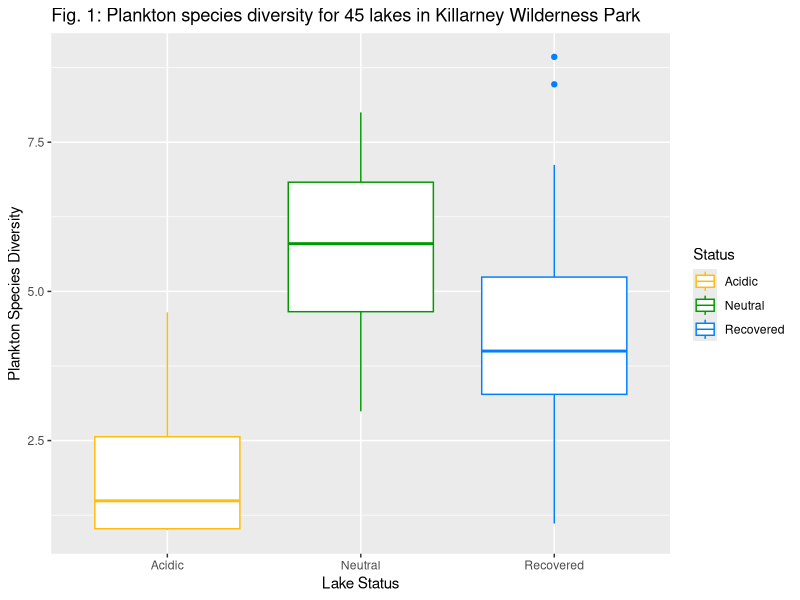
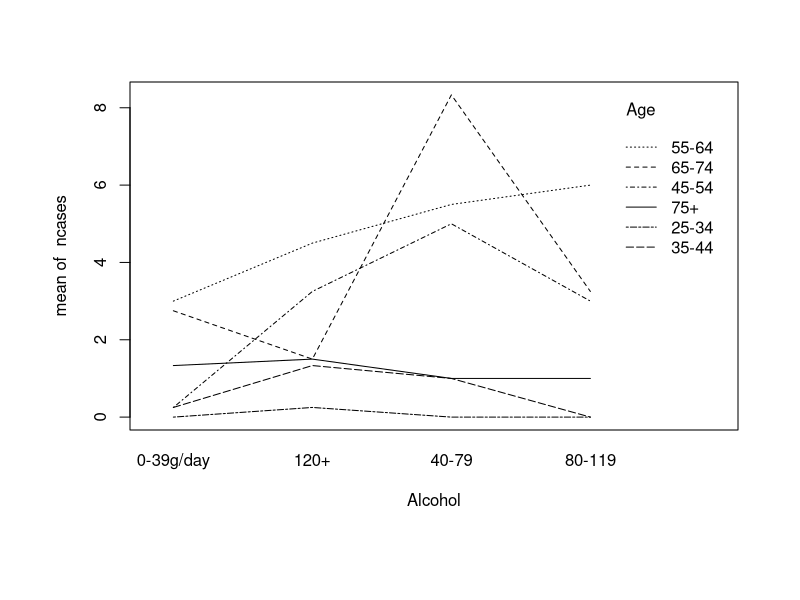

Reproduce these figures in R, in order.
## ---- chunk 1
knitr::opts_chunk$set(echo = TRUE)
## ---- chunk 2
library("ggplot2")

Kdata<-read.csv("Killarney.csv")

Lake<-Kdata$Lake
Diversity<-Kdata$Diversity
Status<-Kdata$status

par(mar=c(8.5,6.5,4.1,3.1), mgp=c(3,1,0))
ggplot(Kdata, aes(x=Status, y=Diversity, color=Status)) + geom_boxplot() + labs(y="Plankton Species Diversity", x="Lake Status", title = "Fig. 1: Plankton species diversity for 45 lakes in Killarney Wilderness Park") + scale_color_manual(values = c("#ffbb0e", "#009a00", "#007fff"))
## ---- chunk 3
k.fit=aov(Diversity~Status, data = Kdata)
summary(k.fit)
## ---- chunk 4
TukeyHSD(aov(Diversity~Status, data = Kdata))
## ---- chunk 5
shapiro.test(k.fit$residuals)
## ---- chunk 6

library("car")
str(Kdata)
leveneTest(Diversity, Status)

## ---- chunk 7
Edata<-read.csv("esoph.csv")

Age<-Edata$Age
Alcohol<-Edata$Alcohol
Tobacco<-Edata$Tobacco
ncases<-Edata$ncases
ncontrols<-Edata$ncontrols

e.fit1<-aov(ncases~Tobacco*Alcohol)

summary(e.fit1)
## ---- chunk 8
e.fit2<-aov(ncases~Tobacco*Age)

summary(e.fit2)

TukeyHSD(e.fit2)
## ---- chunk 9
e.fit3<-aov(ncases~Alcohol*Age)

summary(e.fit3)

interaction.plot(Alcohol, Age, ncases, legend = T)
